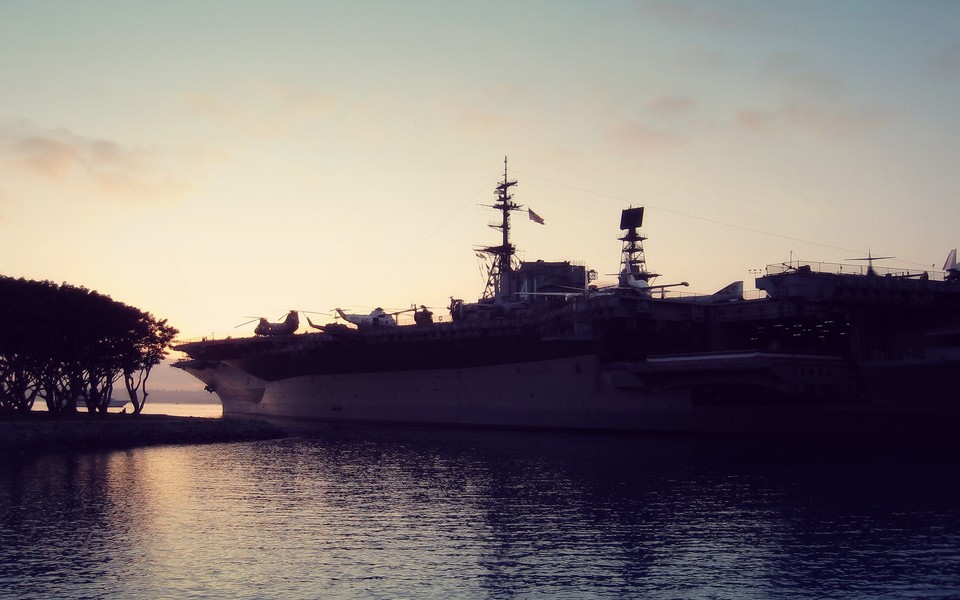
//> input picture zhifangtu/zhifangtu/1111.jpg, 960 x 600 px
$ ./zhangfangtu   (built with g++ and OpenCV 4)
//> lines starting //> are read from the running program, lines starting //| are printed output that depends on the picture
//---------------------------------【头文件、命名空间包含部分】---------------------------
//          描述：包含程序所使用的头文件和命名空间
//-----------------------------------------------------------------------------------------------
#include "opencv2/highgui/highgui.hpp"
#include "opencv2/imgproc/imgproc.hpp"
#include "stdio.h"
using namespace cv;

int main()
{
	// 加载源图像
	Mat srcImage, dstImage;
	srcImage = imread("1111.jpg", 1);
//> srcImage is the input picture: 600 rows x 960 cols, CV_8UC3; mean B, G, R 119.6, 119.2, 127.6
	if (!srcImage.data) { printf("读取图片错误！ \n"); return false; }

	// 转为灰度图
	cvtColor(srcImage, srcImage, COLOR_BGR2GRAY);
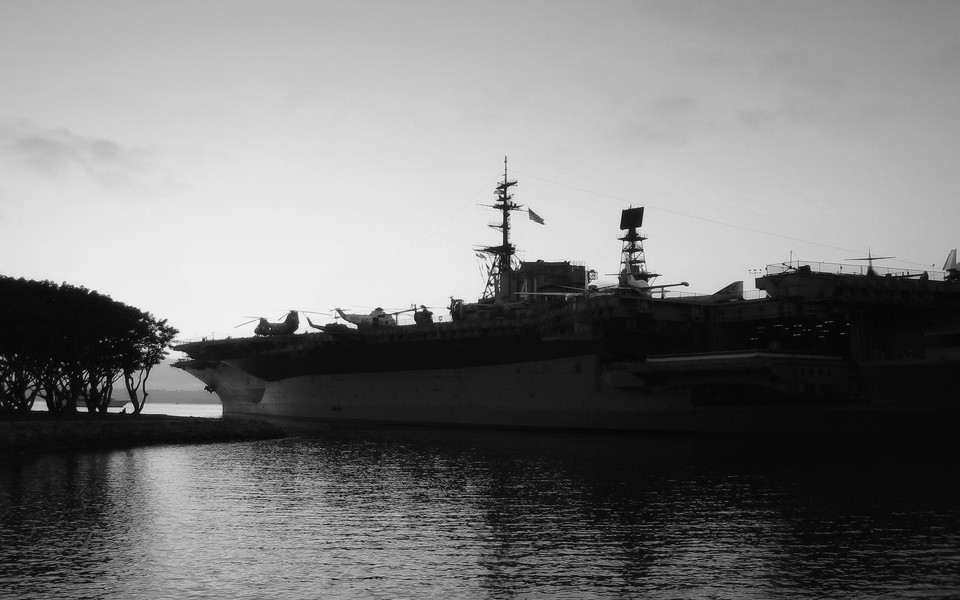
//> srcImage: 600 rows x 960 cols, CV_8UC1; min 1, max 250, mean 121.8

	// 直方图均衡化
	equalizeHist(srcImage, dstImage);
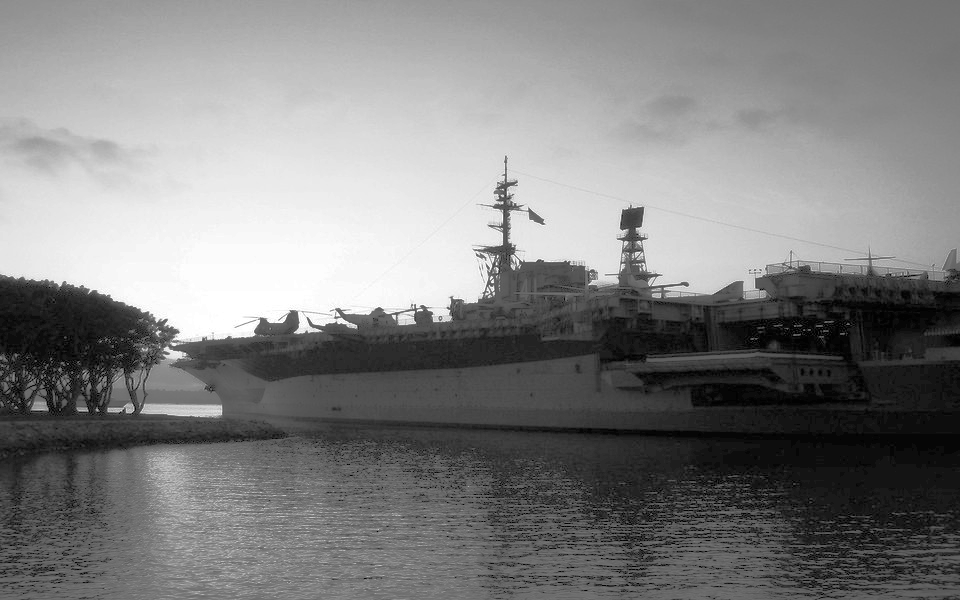
//> dstImage: 600 rows x 960 cols, CV_8UC1; min 0, max 255, mean 128.6

	// 显示结果
	namedWindow("原始图", WINDOW_NORMAL);
	namedWindow("直方图处理后", WINDOW_NORMAL);
	imshow("原始图", srcImage);
	imshow("直方图处理后", dstImage);

	// 等待用户按键退出程序
	waitKey(0);
	return 0;

}
